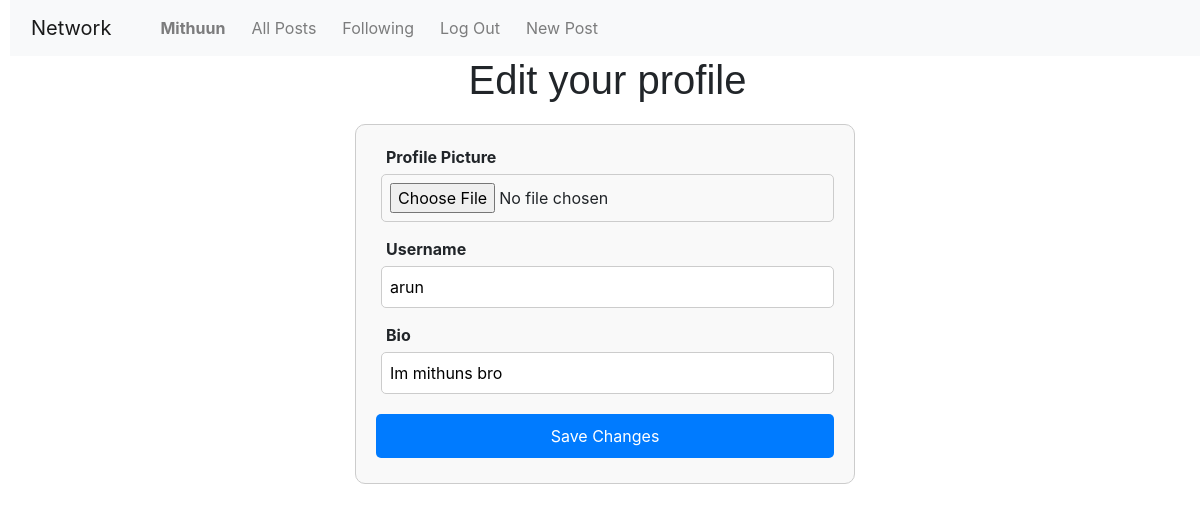
The app's page /profile/arun/edit (signed in) with its own data.
### network/models.py (models this page shows, shortened)
class User(AbstractUser):
    bio = models.TextField(max_length=30, blank=True, null=True)
    profile_picture = models.ImageField(upload_to='profile_pictures/', default='profile_pictures/penguin.png', blank=True)

### network/views.py (the view)
# urls.py: path("profile/<str:username>/edit", views.editProfile, name="editProfile"),
def editProfile(request, username):
    profile_user = User.objects.get(username=username)
    if request.method == "POST":
        newUsername = request.POST["username"]
        newBio = request.POST["bio"]
        newProfile_picture = request.FILES.get("profile_picture")
        profile_user = User.objects.get(username=username)
        profile_user.username = newUsername
        profile_user.bio = newBio
        profile_user.profile_picture = newProfile_picture
        profile_user.save()
        login(request, profile_user) #re-login the user after changing username
        return render(request, "network/profile.html", {
            "userName": profile_user.username,
            "bio": profile_user.bio,
            "posts": profile_user.posts.all().order_by("timestamp"),
            "pfp": profile_user.profile_picture,
        })
    else:
        return render(request, "network/editProfile.html", {
            "userName": profile_user.username,
            "bio": profile_user.bio
        })

### network/templates/network/editProfile.html (shortened to what this page needs)
{% extends "network/layout.html" %}
{% load static %}
{% block body %}
    <h1>Edit your profile</h1>
    <form action="{% url 'editProfile' userName %}" method="post" enctype="multipart/form-data">
        <div class="form-group">
            <label id="myLabel">Profile Picture</label>
            <input type="file" name="profile_picture">
        </div>
        <div class="form-group">
            <label for="username">Username</label>
            <input type="text" id="username" name="username" value="{{ userName }}">
        </div>
        <div class="form-group">
            <label for="bio">Bio</label>
            <input type="text" id="bio" name="bio" value="{{ bio }}">
        </div>
        <button type="submit">Save Changes</button>
    </form>
{% endblock %}

### network/templates/network/layout.html (shortened to what this page needs)
{% load static %}
<!DOCTYPE html>
<html lang="en">
    <head>
        <link rel="stylesheet" href="https://stackpath.bootstrapcdn.com/bootstrap/4.4.1/css/bootstrap.min.css">
        <link href="{% static 'network/styles.css' %}" rel="stylesheet">
    </head>
    <body>
        <nav class="navbar navbar-expand-lg navbar-light bg-light">
            <a class="navbar-brand" href="#">Network</a>
            <div>
              <ul class="navbar-nav mr-auto">
                {% if user.is_authenticated %}
                    <li class="nav-item">
                        <a class="nav-link" href="{% url 'profile' user.username %}"><strong>{{ user.username }}</strong></a>
                    </li>
                {% endif %}
                <li class="nav-item">
                  <a class="nav-link" href="{% url 'index' %}">All Posts</a>
                </li>
                {% if user.is_authenticated %}
                    <li class="nav-item">
                        <a class="nav-link" href="#">Following</a>
                    </li>
                    <li class="nav-item">
                        <a class="nav-link" href="{% url 'logout' %}">Log Out</a>
                    </li>
                    <li class="nav-item">
                        <a class="nav-link" href="{% url 'newPost' %}">New Post</a>
                    </li>
                {% endif %}
              </ul>
            </div>
          </nav>
        <div class="body">
            {% block body %}
            {% endblock %}
        </div>
    </body>
</html>

### network/static/network/styles.css (style rules this page uses)
* { margin-left: 5px; }
button { margin: 5px 0; }
button { background-color: #42a2c8; color: white; border: none; border-radius: 12px; padding: 10px 20px; font-size: 16px; cursor: pointer; transition: background-color 0.3s ease; }
.form-group { margin-bottom: 15px; }
.form-group label { display: block; font-weight: bold; margin-bottom: 5px; }
.form-group input { width: 100%; padding: 8px; border: 1px solid #ccc; border-radius: 5px; }

### network/templates/network/editProfile.html (style rules this page uses)
h1 { text-align: center; font-family: Arial, sans-serif; margin-bottom: 20px; }
form { max-width: 500px; margin: 0 auto; padding: 20px; border: 1px solid #ccc; border-radius: 10px; background-color: #f9f9f9; }
button { width: 100%; padding: 10px; background-color: #007BFF; color: white; border: none; border-radius: 5px; font-size: 16px; cursor: pointer; }

### records on screen
User: username "Mithuun"
User: username "arun", bio "Im mithuns bro"
